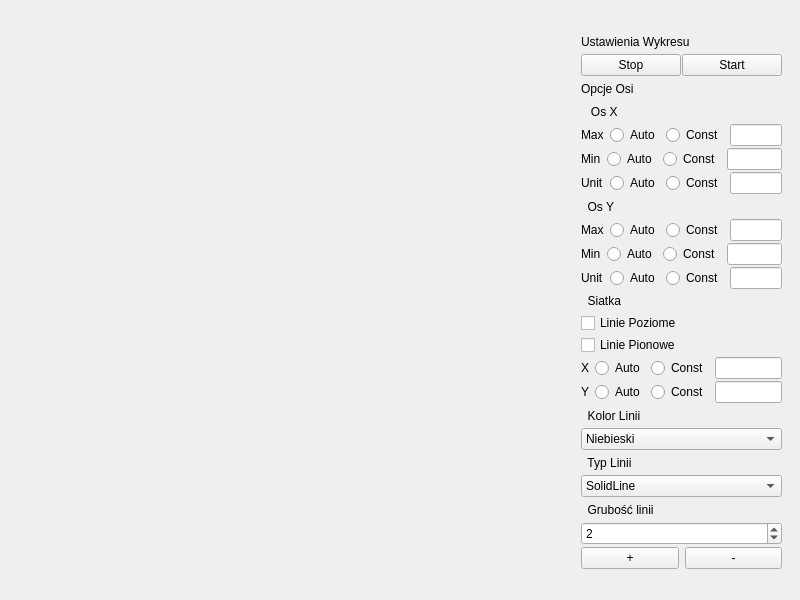
<?xml version="1.0" encoding="UTF-8"?>
<ui version="4.0">
 <class>Widget</class>
 <widget class="QWidget" name="Widget">
  <property name="geometry">
   <rect>
    <x>0</x>
    <y>0</y>
    <width>800</width>
    <height>600</height>
   </rect>
  </property>
  <property name="minimumSize">
   <size>
    <width>800</width>
    <height>600</height>
   </size>
  </property>
  <property name="maximumSize">
   <size>
    <width>800</width>
    <height>800</height>
   </size>
  </property>
  <property name="windowTitle">
   <string>Widget</string>
  </property>
  <widget class="QWidget" name="verticalLayoutWidget">
   <property name="geometry">
    <rect>
     <x>570</x>
     <y>20</y>
     <width>223</width>
     <height>560</height>
    </rect>
   </property>
   <layout class="QVBoxLayout" name="verticalLayout">
    <property name="spacing">
     <number>2</number>
    </property>
    <item>
     <widget class="QLabel" name="label_2">
      <property name="text">
       <string>Ustawienia Wykresu</string>
      </property>
     </widget>
    </item>
    <item>
     <layout class="QHBoxLayout" name="horizontalLayout_2">
      <property name="spacing">
       <number>1</number>
      </property>
      <item>
       <widget class="QPushButton" name="pushButton_Stop">
        <property name="maximumSize">
         <size>
          <width>100</width>
          <height>16777215</height>
         </size>
        </property>
        <property name="text">
         <string>Stop</string>
        </property>
       </widget>
      </item>
      <item>
       <widget class="QPushButton" name="pushButton_Start">
        <property name="maximumSize">
         <size>
          <width>100</width>
          <height>16777215</height>
         </size>
        </property>
        <property name="text">
         <string>Start</string>
        </property>
       </widget>
      </item>
     </layout>
    </item>
    <item>
     <widget class="QLabel" name="label_6">
      <property name="text">
       <string>Opcje Osi</string>
      </property>
     </widget>
    </item>
    <item>
     <widget class="QLabel" name="label_7">
      <property name="text">
       <string>   Os X</string>
      </property>
     </widget>
    </item>
    <item>
     <layout class="QHBoxLayout" name="horizontalLayout_13">
      <item>
       <widget class="QLabel" name="label_16">
        <property name="text">
         <string>Max</string>
        </property>
       </widget>
      </item>
      <item>
       <widget class="QRadioButton" name="radioButton_XmaxAuto">
        <property name="text">
         <string>Auto</string>
        </property>
        <property name="checked">
         <bool>false</bool>
        </property>
        <property name="autoExclusive">
         <bool>false</bool>
        </property>
       </widget>
      </item>
      <item>
       <widget class="QRadioButton" name="radioButton_XmaxConst">
        <property name="text">
         <string>Const</string>
        </property>
        <property name="checked">
         <bool>false</bool>
        </property>
        <property name="autoExclusive">
         <bool>false</bool>
        </property>
       </widget>
      </item>
      <item>
       <widget class="QLineEdit" name="lineEdit_Xmax"/>
      </item>
     </layout>
    </item>
    <item>
     <layout class="QHBoxLayout" name="horizontalLayout_3">
      <item>
       <widget class="QLabel" name="label_3">
        <property name="text">
         <string>Min</string>
        </property>
       </widget>
      </item>
      <item>
       <widget class="QRadioButton" name="radioButton_XminAuto">
        <property name="text">
         <string>Auto</string>
        </property>
        <property name="autoExclusive">
         <bool>false</bool>
        </property>
       </widget>
      </item>
      <item>
       <widget class="QRadioButton" name="radioButton_XminConst">
        <property name="text">
         <string>Const</string>
        </property>
       </widget>
      </item>
      <item>
       <widget class="QLineEdit" name="lineEdit_Xmin"/>
      </item>
     </layout>
    </item>
    <item>
     <layout class="QHBoxLayout" name="horizontalLayout_5">
      <item>
       <widget class="QLabel" name="label_5">
        <property name="text">
         <string>Unit</string>
        </property>
       </widget>
      </item>
      <item>
       <widget class="QRadioButton" name="radioButton_XUnitAuto">
        <property name="text">
         <string>Auto</string>
        </property>
       </widget>
      </item>
      <item>
       <widget class="QRadioButton" name="radioButton_XUnitConst">
        <property name="text">
         <string>Const</string>
        </property>
       </widget>
      </item>
      <item>
       <widget class="QLineEdit" name="lineEdit_Xunits"/>
      </item>
     </layout>
    </item>
    <item>
     <widget class="QLabel" name="label_9">
      <property name="text">
       <string>  Os Y</string>
      </property>
     </widget>
    </item>
    <item>
     <layout class="QHBoxLayout" name="horizontalLayout_10">
      <item>
       <widget class="QLabel" name="label_13">
        <property name="text">
         <string>Max</string>
        </property>
       </widget>
      </item>
      <item>
       <widget class="QRadioButton" name="radioButton_YmaxAuto">
        <property name="text">
         <string>Auto</string>
        </property>
       </widget>
      </item>
      <item>
       <widget class="QRadioButton" name="radioButton_YmaxConst">
        <property name="text">
         <string>Const</string>
        </property>
       </widget>
      </item>
      <item>
       <widget class="QLineEdit" name="lineEdit_Ymax"/>
      </item>
     </layout>
    </item>
    <item>
     <layout class="QHBoxLayout" name="horizontalLayout_11">
      <item>
       <widget class="QLabel" name="label_14">
        <property name="text">
         <string>Min</string>
        </property>
       </widget>
      </item>
      <item>
       <widget class="QRadioButton" name="radioButton_YminAuto">
        <property name="text">
         <string>Auto</string>
        </property>
       </widget>
      </item>
      <item>
       <widget class="QRadioButton" name="radioButton_YminConst">
        <property name="text">
         <string>Const</string>
        </property>
       </widget>
      </item>
      <item>
       <widget class="QLineEdit" name="lineEdit_Ymin"/>
      </item>
     </layout>
    </item>
    <item>
     <layout class="QHBoxLayout" name="horizontalLayout_12">
      <item>
       <widget class="QLabel" name="label_15">
        <property name="text">
         <string>Unit</string>
        </property>
       </widget>
      </item>
      <item>
       <widget class="QRadioButton" name="radioButton_YunitAuto">
        <property name="text">
         <string>Auto</string>
        </property>
       </widget>
      </item>
      <item>
       <widget class="QRadioButton" name="radioButton_YUnitConst">
        <property name="text">
         <string>Const</string>
        </property>
       </widget>
      </item>
      <item>
       <widget class="QLineEdit" name="lineEdit_Yunits"/>
      </item>
     </layout>
    </item>
    <item>
     <widget class="QLabel" name="label">
      <property name="text">
       <string>  Siatka</string>
      </property>
     </widget>
    </item>
    <item>
     <widget class="QCheckBox" name="XGridOn">
      <property name="text">
       <string>Linie Poziome</string>
      </property>
     </widget>
    </item>
    <item>
     <widget class="QCheckBox" name="yGridOn">
      <property name="text">
       <string>Linie Pionowe</string>
      </property>
     </widget>
    </item>
    <item>
     <layout class="QHBoxLayout" name="horizontalLayout_14">
      <item>
       <widget class="QLabel" name="label_17">
        <property name="text">
         <string>X</string>
        </property>
       </widget>
      </item>
      <item>
       <widget class="QRadioButton" name="radioButton_XgridAuto">
        <property name="text">
         <string>Auto</string>
        </property>
       </widget>
      </item>
      <item>
       <widget class="QRadioButton" name="radioButton_XGrdiConst">
        <property name="text">
         <string>Const</string>
        </property>
       </widget>
      </item>
      <item>
       <widget class="QLineEdit" name="lineEdit_Xgrid"/>
      </item>
     </layout>
    </item>
    <item>
     <layout class="QHBoxLayout" name="horizontalLayout_15">
      <item>
       <widget class="QLabel" name="label_18">
        <property name="text">
         <string>Y</string>
        </property>
       </widget>
      </item>
      <item>
       <widget class="QRadioButton" name="radioButton_YGridAuto">
        <property name="text">
         <string>Auto</string>
        </property>
       </widget>
      </item>
      <item>
       <widget class="QRadioButton" name="radioButton_YGridConst">
        <property name="text">
         <string>Const</string>
        </property>
       </widget>
      </item>
      <item>
       <widget class="QLineEdit" name="lineEdit_Ygrid"/>
      </item>
     </layout>
    </item>
    <item>
     <widget class="QLabel" name="label_19">
      <property name="text">
       <string>  Kolor Linii</string>
      </property>
     </widget>
    </item>
    <item>
     <widget class="QComboBox" name="LineColor">
      <item>
       <property name="text">
        <string>Niebieski</string>
       </property>
      </item>
      <item>
       <property name="text">
        <string>Czerwony</string>
       </property>
      </item>
     </widget>
    </item>
    <item>
     <widget class="QLabel" name="label_20">
      <property name="text">
       <string>  Typ Linii</string>
      </property>
     </widget>
    </item>
    <item>
     <widget class="QComboBox" name="LineType">
      <item>
       <property name="text">
        <string>SolidLine</string>
       </property>
      </item>
      <item>
       <property name="text">
        <string>DashLine</string>
       </property>
      </item>
      <item>
       <property name="text">
        <string>DashDotLine</string>
       </property>
      </item>
      <item>
       <property name="text">
        <string>DashDotDotLine</string>
       </property>
      </item>
      <item>
       <property name="text">
        <string>DotLine</string>
       </property>
      </item>
     </widget>
    </item>
    <item>
     <widget class="QLabel" name="label_21">
      <property name="text">
       <string>  Grubość linii</string>
      </property>
     </widget>
    </item>
    <item>
     <widget class="QSpinBox" name="LineWidth">
      <property name="value">
       <number>2</number>
      </property>
     </widget>
    </item>
    <item>
     <layout class="QHBoxLayout" name="horizontalLayout">
      <item>
       <widget class="QPushButton" name="pushButton_ZoomIn">
        <property name="text">
         <string>+</string>
        </property>
       </widget>
      </item>
      <item>
       <widget class="QPushButton" name="pushButton_ZoomOut">
        <property name="text">
         <string>-</string>
        </property>
       </widget>
      </item>
     </layout>
    </item>
   </layout>
  </widget>
  <widget class="QWidget" name="widget" native="true">
   <property name="geometry">
    <rect>
     <x>10</x>
     <y>20</y>
     <width>551</width>
     <height>561</height>
    </rect>
   </property>
  </widget>
 </widget>
 <layoutdefault spacing="6" margin="11"/>
 <resources/>
 <connections/>
</ui>
